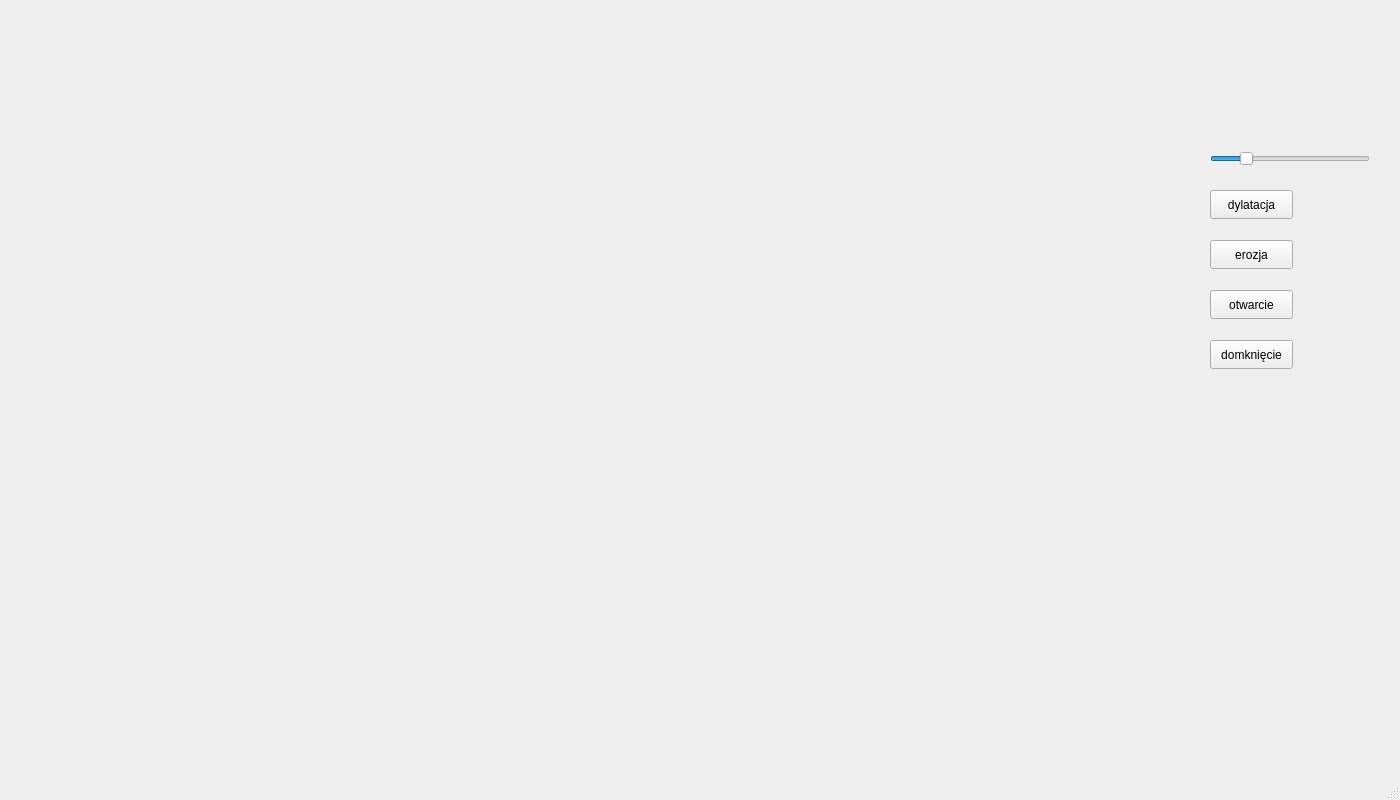
<?xml version="1.0" encoding="UTF-8"?>
<ui version="4.0">
 <class>MainWindow</class>
 <widget class="QMainWindow" name="MainWindow">
  <property name="geometry">
   <rect>
    <x>0</x>
    <y>0</y>
    <width>1400</width>
    <height>800</height>
   </rect>
  </property>
  <property name="windowTitle">
   <string>MainWindow</string>
  </property>
  <widget class="QWidget" name="centralwidget">
   <widget class="Ekran" name="widget" native="true">
    <property name="geometry">
     <rect>
      <x>0</x>
      <y>-40</y>
      <width>1200</width>
      <height>800</height>
     </rect>
    </property>
   </widget>
   <widget class="QPushButton" name="pushButton">
    <property name="geometry">
     <rect>
      <x>1210</x>
      <y>190</y>
      <width>83</width>
      <height>29</height>
     </rect>
    </property>
    <property name="text">
     <string>dylatacja</string>
    </property>
   </widget>
   <widget class="QPushButton" name="pushButton_2">
    <property name="geometry">
     <rect>
      <x>1210</x>
      <y>240</y>
      <width>83</width>
      <height>29</height>
     </rect>
    </property>
    <property name="text">
     <string>erozja</string>
    </property>
   </widget>
   <widget class="QPushButton" name="pushButton_3">
    <property name="geometry">
     <rect>
      <x>1210</x>
      <y>290</y>
      <width>83</width>
      <height>29</height>
     </rect>
    </property>
    <property name="text">
     <string>otwarcie</string>
    </property>
   </widget>
   <widget class="QPushButton" name="pushButton_4">
    <property name="geometry">
     <rect>
      <x>1210</x>
      <y>340</y>
      <width>83</width>
      <height>29</height>
     </rect>
    </property>
    <property name="text">
     <string>domknięcie</string>
    </property>
   </widget>
   <widget class="QSlider" name="horizontalSlider">
    <property name="geometry">
     <rect>
      <x>1210</x>
      <y>150</y>
      <width>160</width>
      <height>18</height>
     </rect>
    </property>
    <property name="maximum">
     <number>5</number>
    </property>
    <property name="value">
     <number>1</number>
    </property>
    <property name="orientation">
     <enum>Qt::Horizontal</enum>
    </property>
   </widget>
  </widget>
  <widget class="QMenuBar" name="menubar">
   <property name="geometry">
    <rect>
     <x>0</x>
     <y>0</y>
     <width>1400</width>
     <height>25</height>
    </rect>
   </property>
  </widget>
  <widget class="QStatusBar" name="statusbar"/>
 </widget>
 <customwidgets>
  <customwidget>
   <class>Ekran</class>
   <extends>QWidget</extends>
   <header>ekran.h</header>
   <container>1</container>
  </customwidget>
 </customwidgets>
 <resources/>
 <connections/>
</ui>
